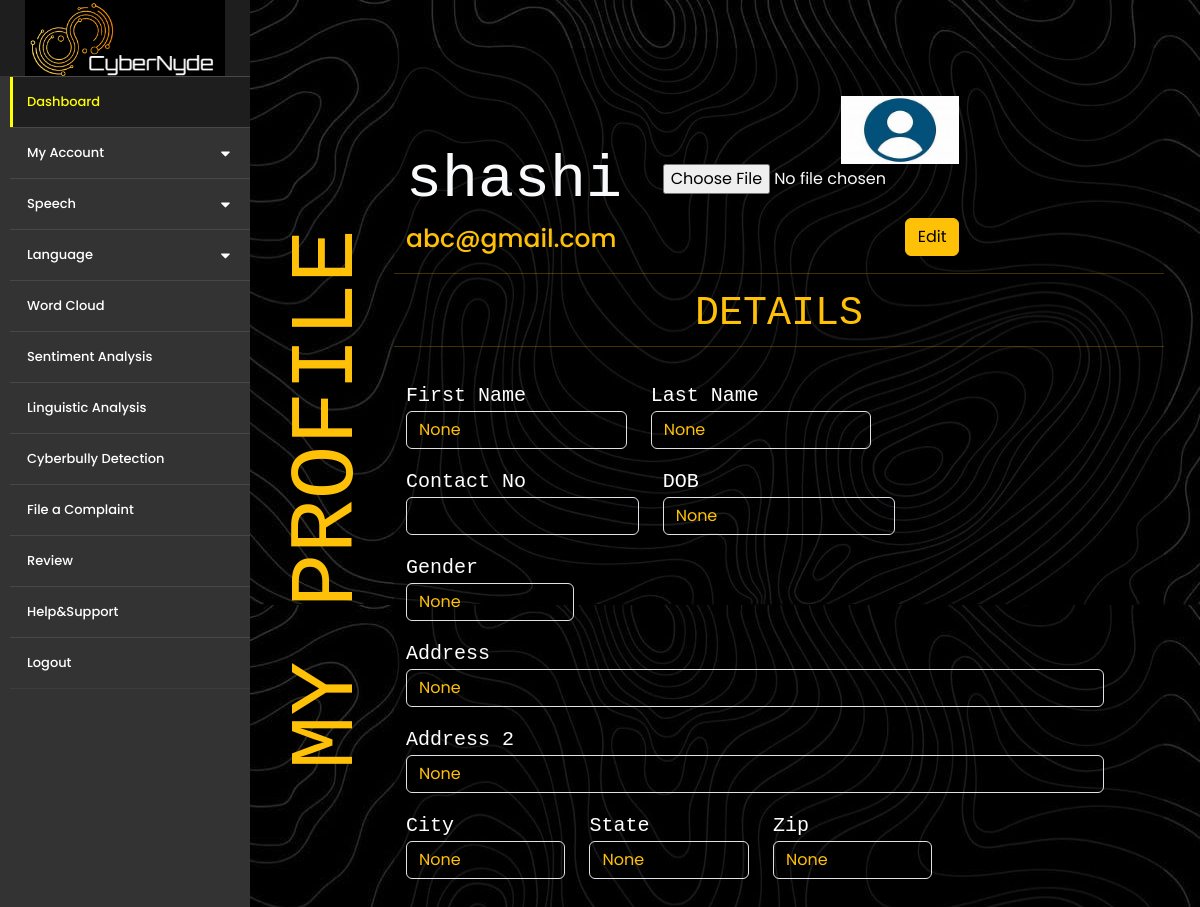
/userprofile (signed in), run on the app's committed database.
### encryptapp/models.py (models this page shows, shortened)
class userregister(models.Model):
	name=models.CharField(max_length=50)
	email=models.EmailField(max_length=50)
	first=models.CharField(max_length=50, blank=True, null=True)
	last=models.CharField(max_length=50, blank=True, null=True)
	contactno=models.CharField(max_length=15, blank=True,null=True)
	password=models.TextField(max_length=40)
	address=models.CharField(max_length=1000, blank=True, null=True)
	address2=models.CharField(max_length=1000, blank=True, null=True)
	gender=models.CharField(max_length=100, blank=True, null=True)
	city=models.CharField(max_length=100, blank=True, null=True)
	state=models.CharField(max_length=100, blank=True, null=True)
	pin=models.CharField(max_length=100, blank=True, null=True)
	dob=models.CharField(max_length=100, blank=True, null=True)
	image=models.ImageField(upload_to="data",blank=True, null=True)

### encryptapp/views.py (the view)
# urls.py: path("userprofile", views.userprofile,name="userprofile"),
def userprofile(request):
	if not request.session.has_key('email'):
		return redirect('/login')
	user=userregister.objects.get(email=request.session['email'])
	if request.method=="POST":
		print("yes")
		user.image=request.FILES['file1']
		user.save()
		return render(request,'userprofile.html',{'user':user, 'msg':'success'})
	else:
		return render(request,'userprofile.html',{'user':user})

### template/userprofile.html (shortened to what this page needs)
{% extends 'sidear1.html' %}
{% block content %}
{% load static %}
<body style="background-image:url({%static 'images/b4.jpg'%}); background-size: fill;">
  <div data-aos="fade-down-left" class="container me-5 p-5">
    <div class="row">
      <div1 class="col-md-2" align="center">
        <h1 class="text-warning" style="font-size:90px;font-family: monospace;">MY PROFILE</h1>
      </div1>
       <div class="col-md-10" style="background:rgba(0, 0, 0, .40);">
          	<div class="row text-light pt-5 " style="background: transparent;">
              <div class="col-md-4 mt-5 ">
                <h1 style="font-family:monospace; font-size:60px">{{user.name}}</h1>
                <h3 style=" font-size:25px" class="text-warning">{{user.email}}</h3>
              </div>
          		<div class="col-md-5" align="right">
          			{% if msg == "success" %}
          			<img src="{{user.image.url}}"   height= "50%" width="50%" style="border-radius:00px;">
          			{% elif user.image %}
          			<img src="{{user.image.url}}"  height= "50%" width="50%" style="border-radius:00px;">
          			{% else %}
          			<img src={%static "images/profile.jpeg" %}  height="40%" width="40%" style="border-radius:00px">
          			{% endif %}
          			<form method="POST" action="" enctype="multipart/form-data">
          				<input type="file" name="file1">
          				<button type="submit" class="btn btn-warning  ms-2 mt-4">Edit</button>
          			</form>
          		</div>
          	</div>
          <div class="row pt-2" style="background:transparent;">
            <hr class="text-warning">
          	<h1 class="text-warning" style="font-family:monospace;" align="center">DETAILS</h1>
            <hr class="text-warning">
          </div>
          <div class="row text-white pt-3 pb-5" style="font-size: 20px;" >
          	<div class="container">
          	<form>
            <div class="row me-4 mb-3">
              <div class="col-md-4">
                <label for="inputName4" style="font-family: monospace;">First Name</label>
                <input type="text" readonly class="form-control text-warning" style="background:transparent;" id="inputName4" value="{{user.first}}">
              </div>
              <div class="col-md-4">
                <label for="inputName4" style="font-family: monospace;">Last Name</label>
                <input type="text" readonly class="form-control text-warning" style="background:transparent;" id="inputName4" value="{{user.last}}">
              </div>
          </div>
          	<div class="row mb-3">
              <div class="col-md-4">
                <label for="inputNumber" style="font-family: monospace;">Contact No</label>
                <input type="Number" readonly class="form-control text-warning" style="background:transparent;" id="inputNumber" value="{{user.contactno}}">
              </div>
              <div class="col-md-4">
                <label for="inputtext" style="font-family: monospace;">DOB</label>
                <input type="text" readonly class="form-control text-warning" style="background:transparent;" id="inputtext" value="{{user.dob}}">
              </div>
            </div>
            <div class="row mb-3">
              <div class=" col-md-3">
                <label for="inputGender" style="font-family: monospace;">Gender</label>
                <input type="text" readonly class="form-control text-warning" style="background:transparent;" id="inputGender" value="{{user.gender}}">
              </div>
            </div>
            <div class="form-group me-5 mb-3">
              <label for="inputAddress" style="font-family: monospace;">Address</label>
              <input type="text" readonly class="form-control text-warning" style="background:transparent; " id="inputAddress" value="{{user.address}}">
            </div>
            <div class="form-group me-5 mb-3">
              <label for="inputAddress2" style="font-family: monospace;">Address 2</label>
              <input type="text" readonly class="form-control text-warning" style="background:transparent;" id="inputAddress2" value="{{user.address2}}">
            </div>
            <div class="row me-4 mb-3">
              <div class=" col-md-3">
                <label for="inputCity" style="font-family: monospace;">City</label>
                <input type="text" readonly class="form-control text-warning" style="background:transparent;" id="inputCity" value="{{user.city}}">
              </div>
              <div class=" col-md-3">
                <label for="inputState" style="font-family: monospace;">State</label>
                <input type="text" readonly class="form-control text-warning" style="background:transparent;" id="inputState" value="{{user.state}}">
              </div>
                <div class=" col-md-3">
                <label for="inputZip" style="font-family: monospace;">Zip</label>
                <input type="text" readonly class="form-control text-warning" style="background:transparent;" id="inputZip" value="{{user.pin}}">
              </div>
            </div>
          </form>
          </div>
          </div>
        </div>
      </div>
		</div>
  </body>
{% endblock %}

### template/sidear1.html (style rules this page uses)
* { margin: 0; padding: 0; user-select: none; box-sizing: border-box; font-family: 'Poppins', sans-serif }
body { background-color: #eee }

### template/userprofile.html (style rules this page uses)
div1 { writing-mode:vertical-lr; transform: rotate(180deg); }

### data on the page
userregister: name "shashi", email "abc@gmail.com", first "None", last "None", dob "None", gender "None", address "None", address2 "None", city "None", state "None", pin "None"
